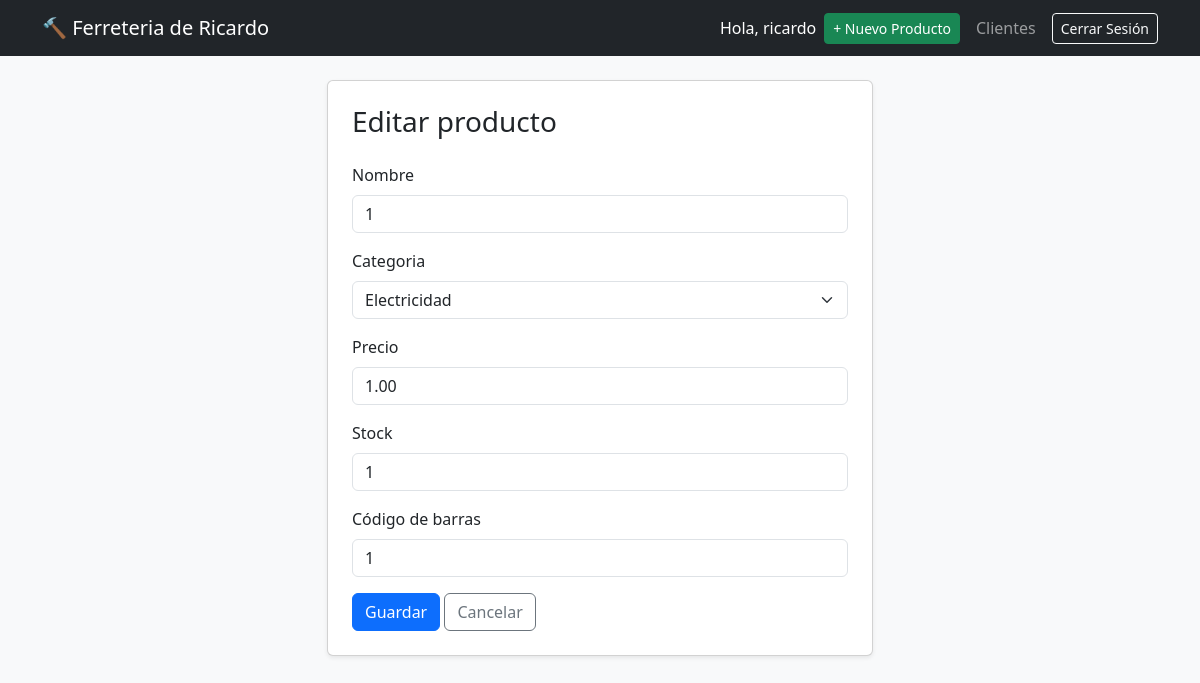
The page /inventario/11/editar/ (signed in) on the database its author committed.
### tienda/models.py (models this page shows, shortened)
class Producto(models.Model):
    nombre = models.CharField(max_length=150)
    categoria = models.ForeignKey(
        Categoria, on_delete=models.PROTECT, related_name="productos"
    )
    precio = models.DecimalField(max_digits=10, decimal_places=2)
    stock = models.PositiveIntegerField(default=0)
    codigo_barras = models.CharField("código de barras", max_length=50, unique=True)
    class Meta:
        ordering = ["nombre"]

### tienda/views.py (the view, shortened to what this page needs)
# urls.py: path('inventario/<int:pk>/editar/', views.ProductoUpdateView.as_view(), name='producto_editar'),
class ProductoUpdateView(LoginRequiredMixin, UpdateView):
    model = Producto
    form_class = ProductoForm
    template_name = 'tienda/form_generico.html'
    success_url = reverse_lazy('inicio')
    extra_context = {'titulo': 'Editar producto', 'volver': reverse_lazy('inicio')}

### tienda/forms.py
class ProductoForm(forms.ModelForm):
    class Meta:
        model = Producto
        fields = ['nombre', 'categoria', 'precio', 'stock', 'codigo_barras']
        widgets = {
            'nombre': forms.TextInput(attrs={'class': 'form-control'}),
            'categoria': forms.Select(attrs={'class': 'form-select'}),
            'precio': forms.NumberInput(attrs={'class': 'form-control', 'step': '0.01'}),
            'stock': forms.NumberInput(attrs={'class': 'form-control'}),
            'codigo_barras': forms.TextInput(attrs={'class': 'form-control'}),
        }

### tienda/models.py (called while the page is built)
    def __str__(self):
        return self.nombre

### tienda/templates/tienda/form_generico.html (shortened to what this page needs)
{% extends 'base.html' %}
{% block contenido %}
<div class="row justify-content-center">
    <div class="col-md-6">
        <div class="card shadow-sm">
            <div class="card-body p-4">
                <h3 class="mb-4">{{ titulo }}</h3>
                <form method="post">
                    {% for field in form %}
                        <div class="mb-3">
                            <label for="{{ field.id_for_label }}" class="form-label">{{ field.label }}</label>
                            {{ field }}
                        </div>
                    {% endfor %}
                    <button type="submit" class="btn btn-primary">Guardar</button>
                    <a href="{{ volver }}" class="btn btn-outline-secondary">Cancelar</a>
                </form>
            </div>
        </div>
    </div>
</div>
{% endblock %}

### tienda/templates/base.html (shortened to what this page needs)
<!DOCTYPE html>
<html lang="es">
<head>
    <link href="https://cdn.jsdelivr.net/npm/bootstrap@5.3.3/dist/css/bootstrap.min.css" rel="stylesheet">
</head>
<body class="bg-light">
<nav class="navbar navbar-expand-lg navbar-dark bg-dark">
    <div class="container">
        <a class="navbar-brand" href="{% url 'inicio' %}">🔨  Ferreteria de Ricardo</a>
        <div class="collapse navbar-collapse" id="menu">
            <ul class="navbar-nav ms-auto align-items-lg-center gap-lg-2">
                {% if user.is_authenticated %}
                    <li class="nav-item"><span class="navbar-text text-white">Hola, {{ user.username }}</span></li>
                    <li class="nav-item"><a class="btn btn-success btn-sm" href="{% url 'producto_crear' %}">+ Nuevo Producto</a></li>
                    <li class="nav-item"><a class="nav-link" href="{% url 'cliente_lista' %}">Clientes</a></li>
                    <li class="nav-item">
                        <form method="post" action="{% url 'logout' %}">
                            <button type="submit" class="btn btn-outline-light btn-sm">Cerrar Sesión</button>
                        </form>
                    </li>
                {% else %}
                    <li class="nav-item"><a class="btn btn-outline-light btn-sm" href="{% url 'login' %}">Iniciar Sesión</a></li>
                {% endif %}
            </ul>
        </div>
    </div>
</nav>
<div class="container mt-4">
    {% block contenido %}{% endblock %}
</div>
</body>
</html>

### rows shown on the page
Producto: form "1" "Electricidad" "1.00" "1" "1"

### other values the page prints
{{ user.username }} "ricardo"
{{ titulo }} "Editar producto"
{{ field.label }} "Nombre" "Categoria" "Precio" "Stock" "Código de barras"
